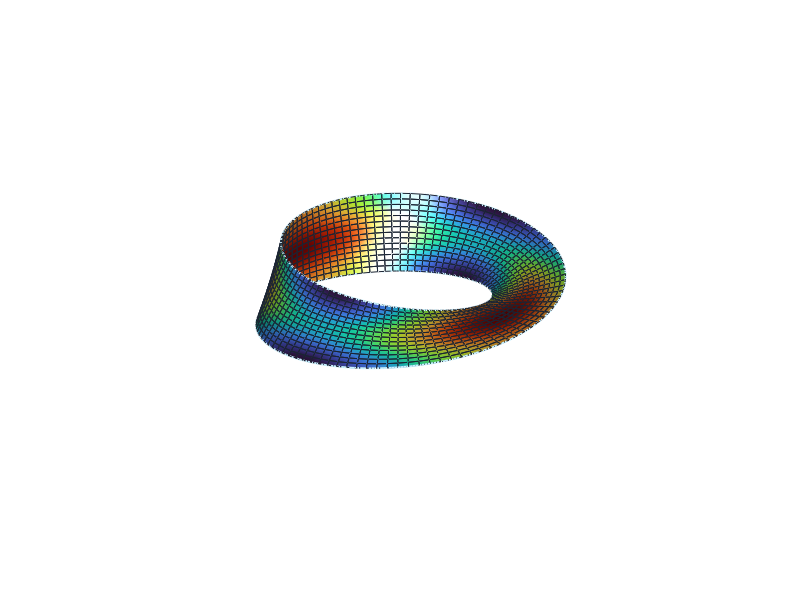

Reproduce this figure in MATLAB.
%% 莫比乌斯面片 / Mobius strip built with patch
% 显式构造 Vertices 顶点表和 Faces 四边形面表，再交给 patch 绘制。
% 最后一圈反向连接第一圈，闭合半扭转的带面；网格边缘可单独设色。

ringSegments = 96;
widthSamples = 15;
[u, v] = meshgrid( ...
    (0:ringSegments-1)*(2*pi/ringSegments), ...
    linspace(-0.6, 0.6, widthSamples));

X = (2 + v.*cos(u/2)) .* cos(u);
Y = (2 + v.*cos(u/2)) .* sin(u);
Z = v .* sin(u/2);

C = cos(2*u) + 0.4*cos(5*v);
vertices = [X(:), Y(:), Z(:)];
faces = zeros(ringSegments*(widthSamples-1), 4);
for ring = 1:ringSegments
    for band = 1:widthSamples-1
        faceIndex = (ring-1)*(widthSamples-1) + band;
        first = (ring-1)*widthSamples + band;
        if ring < ringSegments
            next = ring*widthSamples + band;
            faces(faceIndex, :) = [first first+1 next+1 next];
        else
            faces(faceIndex, :) = [first first+1 widthSamples-band widthSamples-band+1];
        end
    end
end

figure('Name', 'Mobius Patch', 'Color', [0.02 0.03 0.05]);

patch('Vertices', vertices, 'Faces', faces, 'FaceVertexCData', C(:), ...
    'FaceColor', 'interp', ...
    'EdgeColor', [0.10 0.14 0.20], 'LineWidth', 0.6);
hold on;

% 沿 0 到 4*pi 绕行一次，描出莫比乌斯带唯一的边界曲线。
boundary = linspace(0, 4*pi, 700);
bx = (2 + 0.6*cos(boundary/2)) .* cos(boundary);
by = (2 + 0.6*cos(boundary/2)) .* sin(boundary);
bz = 0.6*sin(boundary/2);
plot3(bx, by, bz, 'Color', [0.78 0.94 1], 'LineWidth', 1.4);

axis equal;
axis off;

colormap(turbo);

view(38, 24);

camlight headlight;
lighting gouraud;

title('Mobius | patch', ...
    'Color', 'w', ...
    'FontSize', 18);
